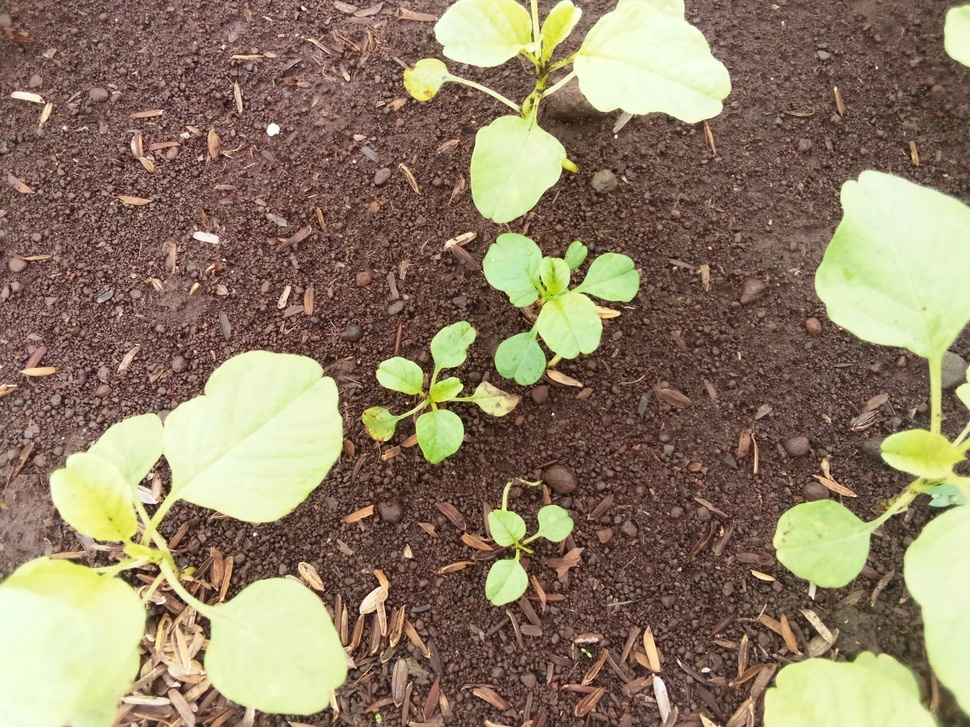
#> input picture capstun/test_B_1.jpg, 970 x 727 px, shrunk from 3264 x 2448 before the run, given as the content of the folder /content/sample_data/bayam, which was not available
$ jupyter execute --allow-errors misiRahasia_C.ipynb   (text cells are left out)
#> lines starting #> are read from the running program, lines starting #| are printed output that depends on the picture; after the words box and inside, x2 and y2 are one past the last pixel; in counts of white or black regions, pixels touching at a corner belong together; pictures that were not available may be replaced by others from this repository, and a replacement may not be noted
#> further down, img is the input picture: shape (727, 970, 3); mean B, G, R 102.7, 126.5, 143.4
[cell 1]
import cv2
import numpy as np
import pandas as pd
import matplotlib.pyplot as plt
import os
from skimage.feature import graycomatrix, graycoprops
from sklearn.model_selection import train_test_split
from sklearn.preprocessing import StandardScaler
from sklearn.cross_decomposition import PLSRegression
from sklearn.ensemble import RandomForestRegressor
from sklearn.decomposition import PCA
from sklearn.cluster import KMeans
from tensorflow.keras.models import Sequential
from tensorflow.keras.layers import Conv2D, MaxPooling2D, Flatten, Dense, Dropout
from tensorflow.keras.optimizers import Adam
from tensorflow.keras.preprocessing.image import ImageDataGenerator
import random

# 1. Fungsi Preprocessing & Segmentasi
def white_balance(img):
    result = cv2.cvtColor(img, cv2.COLOR_BGR2LAB)
#> result: shape (727, 970, 3); mean of channels 0, 1, 2 134.8, 131.6, 143.3
    l, a, b = cv2.split(result)
    l = cv2.equalizeHist(l)
    result = cv2.merge((l, a, b))
#> result: shape (727, 970, 3); mean of channels 0, 1, 2 128.3, 131.6, 143.3
    return cv2.cvtColor(result, cv2.COLOR_LAB2BGR)

def segment_green_hsv(img):
    hsv = cv2.cvtColor(img, cv2.COLOR_BGR2HSV)
#> hsv: shape (727, 970, 3); mean H, S, V 16.1, 100.3, 140.9
    lower_green = np.array([25, 40, 40])
    upper_green = np.array([90, 255, 255])
    mask = cv2.inRange(hsv, lower_green, upper_green)
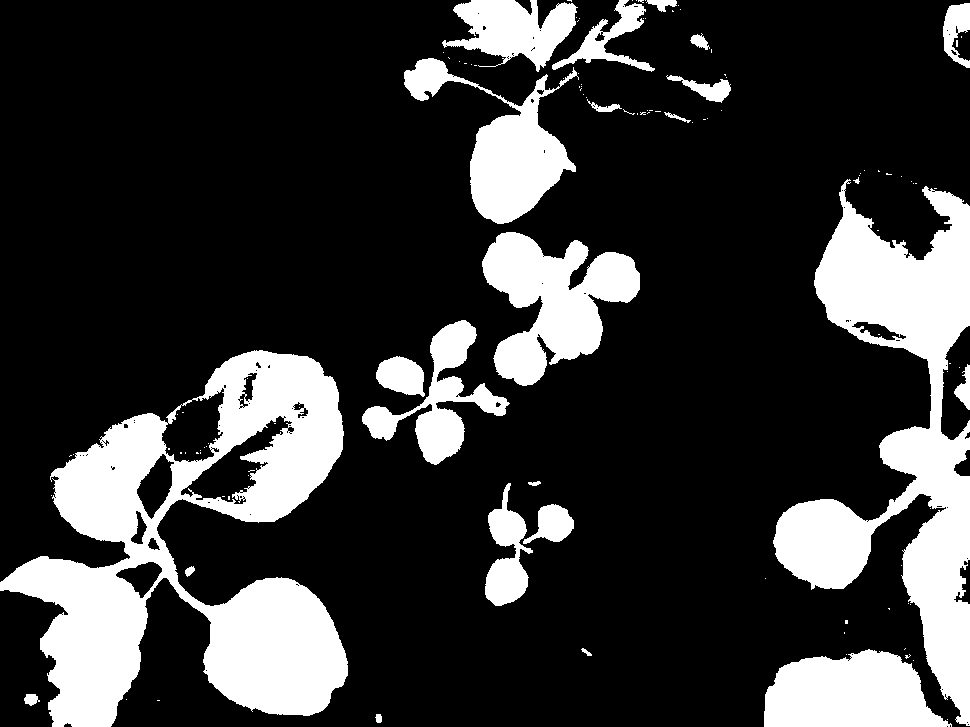
#> mask: shape (727, 970); 22% white; 118 white regions (94 under 20 px), largest, box (x1, y1, x2, y2) and area: (0, 350, 348, 727) 58704, (773, 179, 970, 726) 39973, (482, 232, 640, 386) 13096
    return mask

# 2. Fungsi Ekstraksi Fitur Warna & Indeks Vegetasi
def extract_color_features(img, mask):
    masked_img = cv2.bitwise_and(img, img, mask=mask)
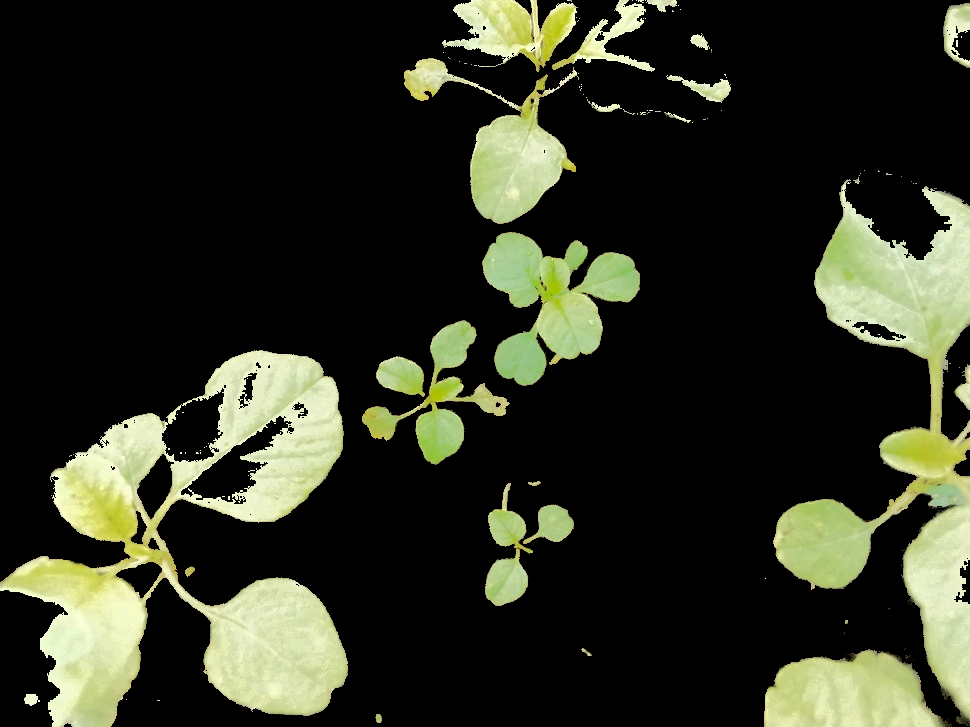
#> masked_img: shape (727, 970, 3); mean B, G, R 33.5, 47.6, 44.8
    mean_rgb = cv2.mean(masked_img, mask=mask)[:3]
#> mean_rgb = (152.2, 216.1, 203.3)
    mean_hsv = cv2.mean(cv2.cvtColor(masked_img, cv2.COLOR_BGR2HSV), mask=mask)[:3]
#> mean_hsv = (36.15, 78.07, 216.4)
    mean_lab = cv2.mean(cv2.cvtColor(masked_img, cv2.COLOR_BGR2LAB), mask=mask)[:3]
#> mean_lab = (214.2, 113.6, 158)
    return mean_rgb + mean_hsv + mean_lab

def extract_vegetation_indices(img):
    b, g, r = cv2.split(img)
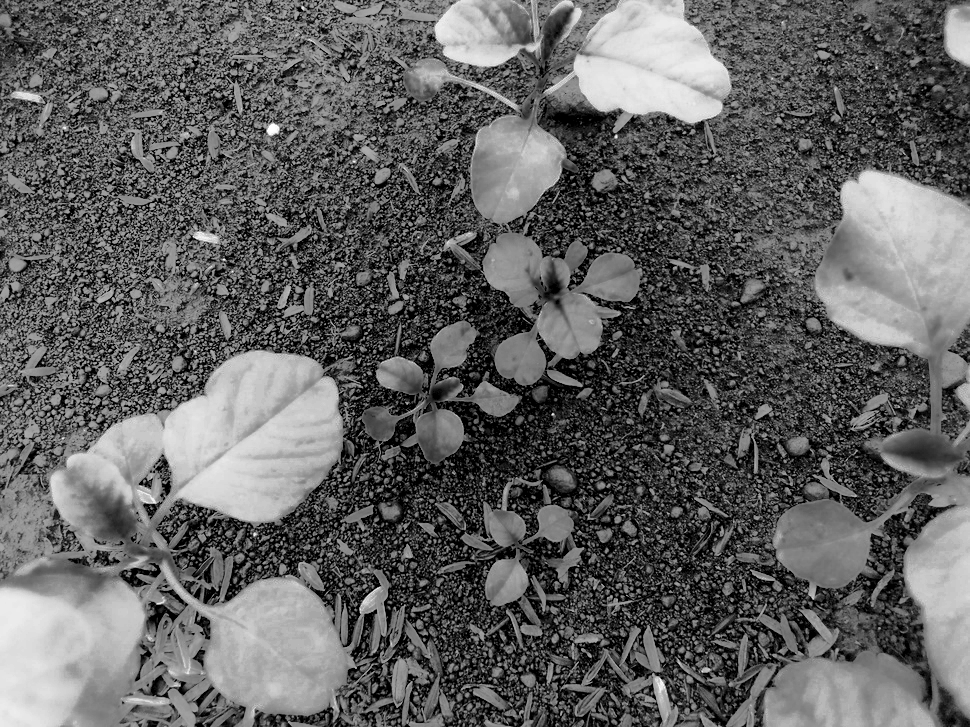
#> b: shape (727, 970); min 0, max 255, mean 97.2
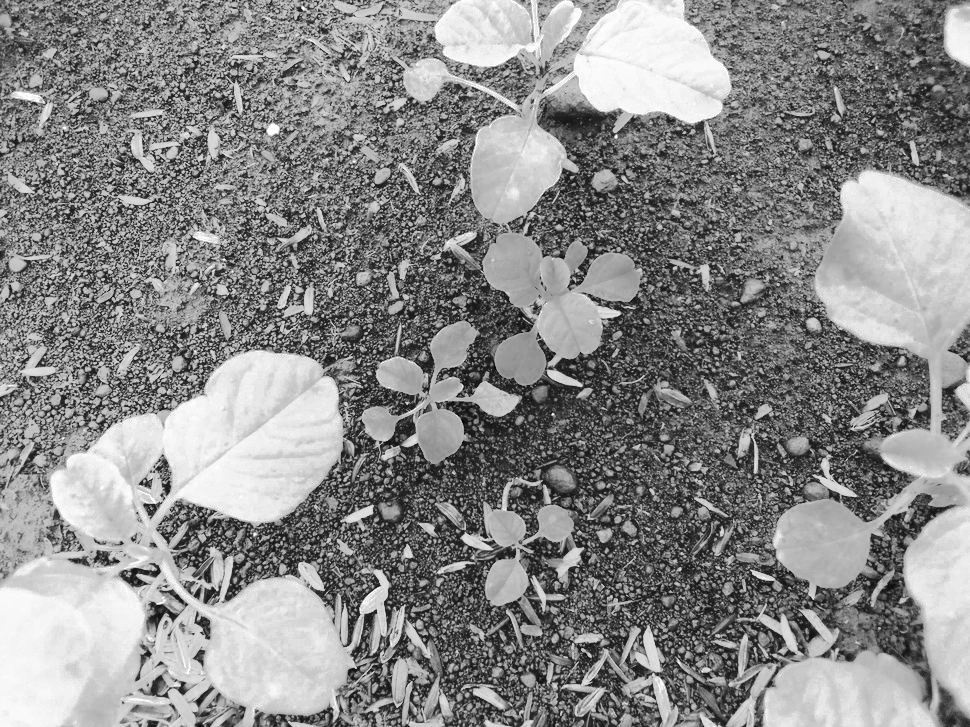
#> r: shape (727, 970); min 0, max 255, mean 137.6
    exg = 2 * g - r - b
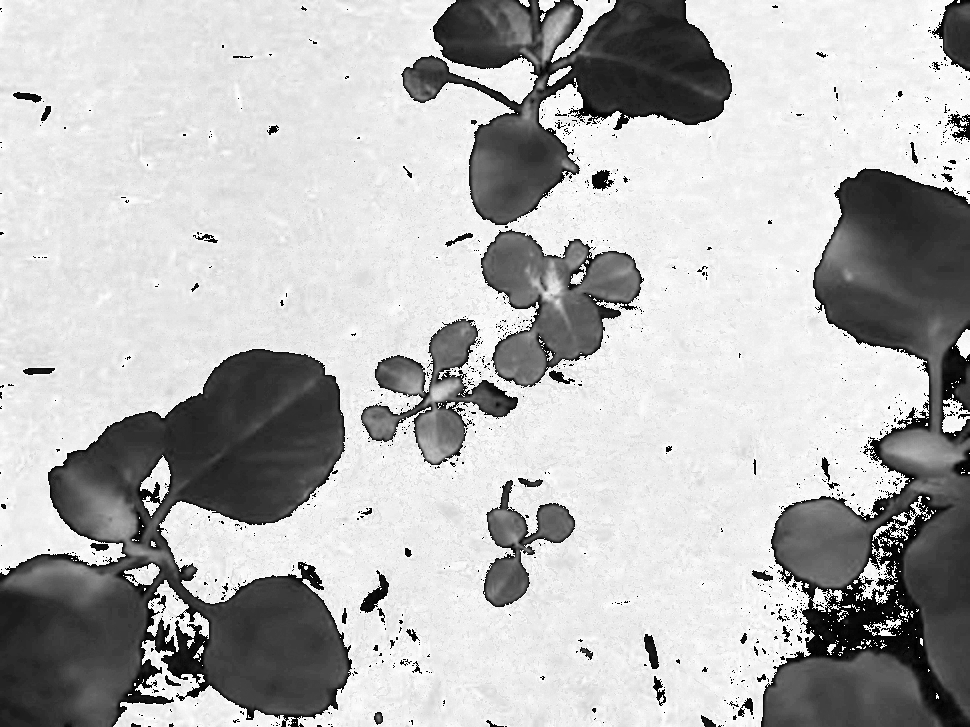
#> exg: shape (727, 970); min 0, max 255, mean 181.1
    ndvi = (g.astype(float) - r.astype(float)) / (g + r + 1e-5)
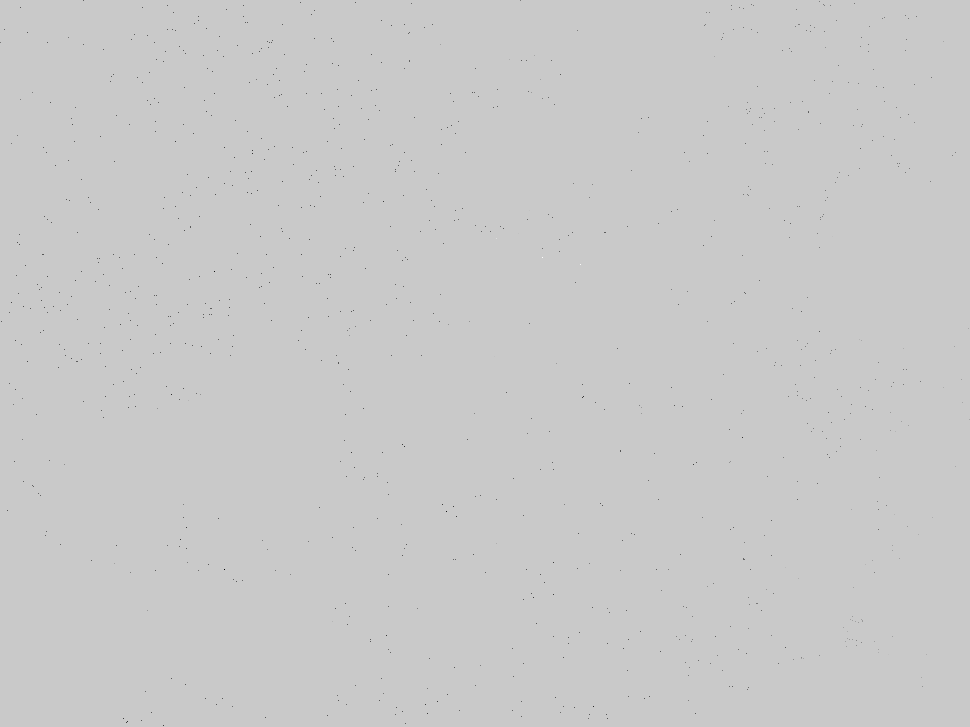
#> ndvi: shape (727, 970) float64; min -6000000, max 1600000, mean -4187.6; drawn with min black and max white
    return np.mean(exg), np.mean(ndvi)

# 3. Fungsi Estimasi Pigmen
def predict_chlorophyll(exg, ndvi):
    return 5.65 * ndvi + 3.42 * exg + 1.25

def predict_carotenoid(ndvi, exg):
    return 4.21 * ndvi + 2.93 * exg + 0.85

def predict_anthocyanin(lab_l, hsv_h):
    return 3.78 * lab_l - 1.45 * hsv_h + 0.92

# 4. Membaca Dataset & Menjalankan Model
data_dir = "/content/sample_data/bayam"
feature_list = []
image_names = []

for img_name in os.listdir(data_dir):
    img_path = os.path.join(data_dir, img_name)
    img = cv2.imread(img_path)
    img = white_balance(img)
    mask_hsv = segment_green_hsv(img)

    features = extract_color_features(img, mask_hsv) + extract_vegetation_indices(img)
#> features = (152.2, 216.1, 203.3, 36.15, 78.07, 216.4, 214.2, 113.6, 158, 181.1, -4187.6)
    feature_list.append(features)
    image_names.append(img_name)

# Konversi ke DataFrame
df_features = pd.DataFrame(feature_list, columns=["R", "G", "B", "H", "S", "V", "L", "A", "B_LAB", "ExG", "NDVI"])
#> df_features = table of 1 rows and 11 columns
df_features.insert(0, "Image_Name", image_names)

# Prediksi Pigmen
df_features["Chlorophyll"] = df_features.apply(lambda row: predict_chlorophyll(row["ExG"], row["NDVI"]), axis=1)
df_features["Carotenoid"] = df_features.apply(lambda row: predict_carotenoid(row["NDVI"], row["ExG"]), axis=1)
df_features["Anthocyanin"] = df_features.apply(lambda row: predict_anthocyanin(row["L"], row["H"]), axis=1)

# 5. Model Prediksi Pigmen
X = df_features.drop(columns=["Image_Name", "Chlorophyll", "Carotenoid", "Anthocyanin"])
#> X = table of 1 rows and 11 columns
y = df_features[["Chlorophyll", "Carotenoid", "Anthocyanin"]]
#> y = table of 1 rows and 3 columns
#> (the rest of this cell did not finish here and is left out)
